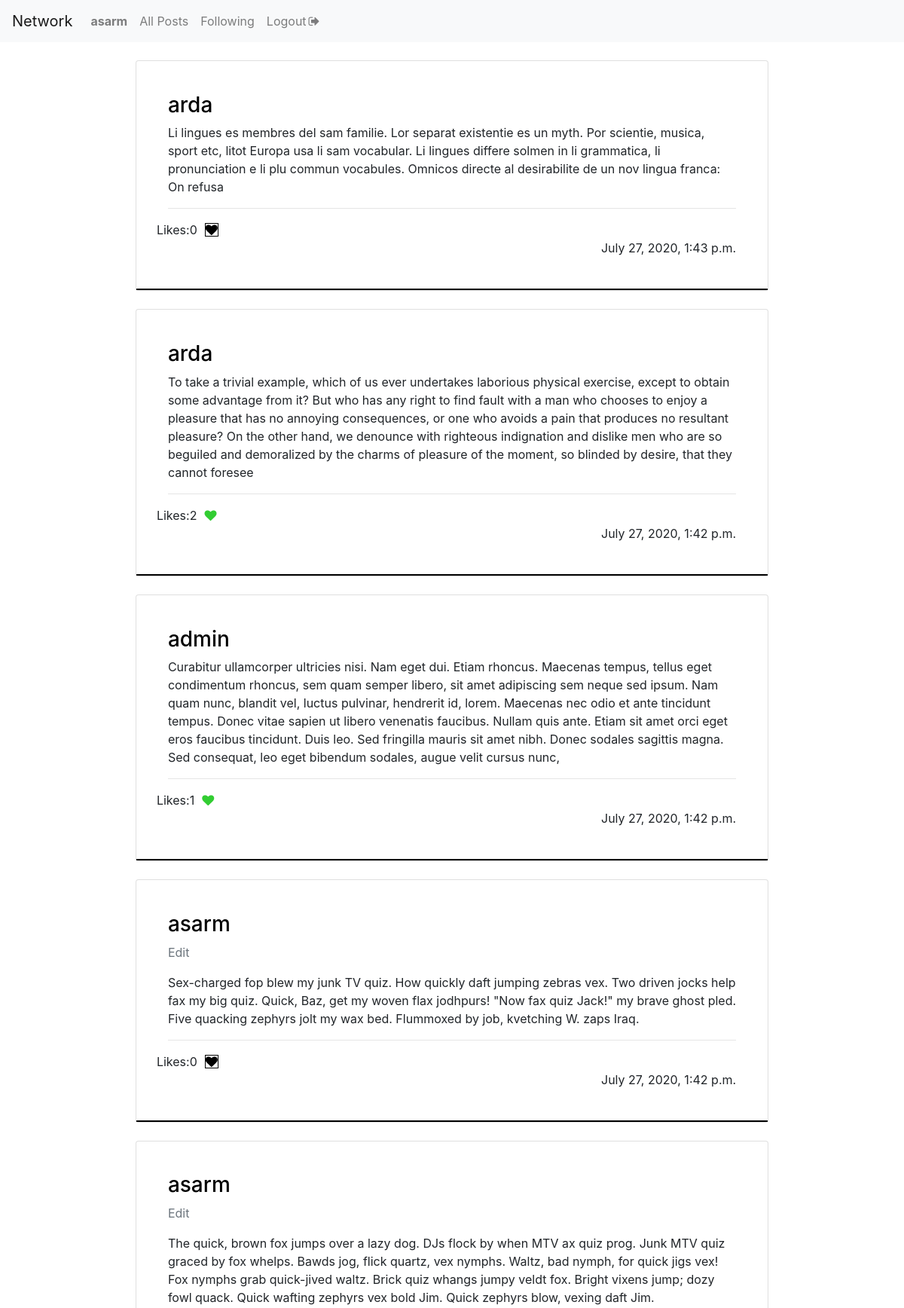
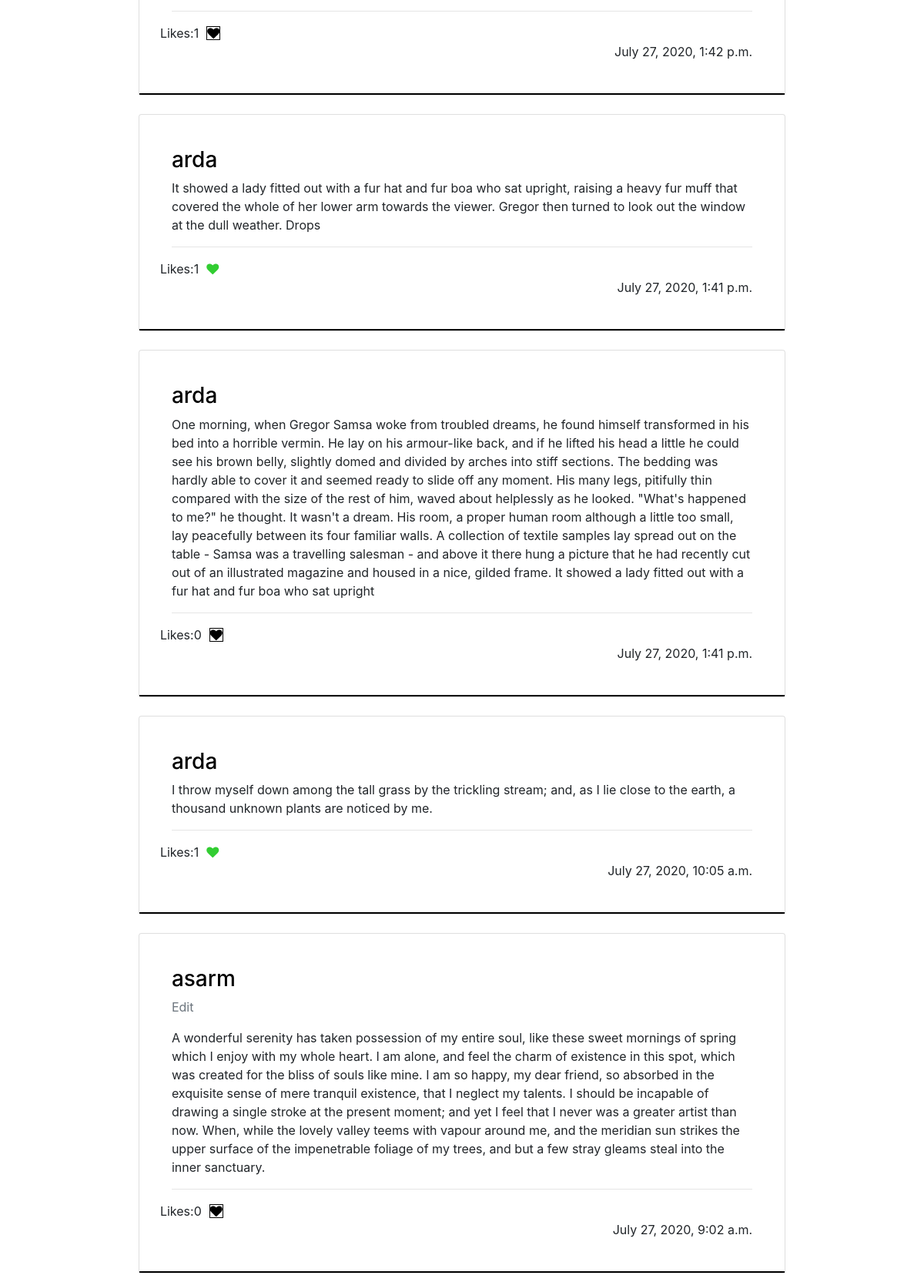
Screenshot of / (signed in, upper part) with the database file from the repository (2 pictures, top to bottom).
### network/models.py (models this page shows, shortened)
class User(AbstractUser):
    pass

class Post(models.Model):
    user = models.ForeignKey('User',on_delete=models.CASCADE,related_name='author')
    date = models.DateTimeField(auto_now_add=True)
    liked = models.ManyToManyField('User',blank=True,related_name='post_likes')
    content = models.CharField(max_length=300)

### network/views.py (the view, shortened to what this page needs)
# urls.py: path("", views.index, name="index"),
def index(request):
    if request.user.is_authenticated:
        posts = Post.objects.all().order_by('-date')
        current_user = request.user
        paginator = Paginator(posts,10)
        page_number = request.GET.get('page')
        page_obj = paginator.get_page(page_number)
        return render(request,"network/index.html",{'page_obj':page_obj,'posts':posts,'current_user':current_user})
    else:
        return HttpResponseRedirect("login")

### network/templates/network/index.html (shortened to what this page needs)
{% extends "network/layout.html" %}
{% load static %}
{% block body %}
    {% for post in page_obj %}
 <div class="card" style="margin: 0 auto;margin-top: 2%;width: 70%;margin-bottom: 2%;">
  <div class="card-body" style="border-bottom: 2px solid black;padding: 5%">
      <h3><a style="color: black" href="{% url 'profile' post.user.username %}">{{ post.user.username }}</a></h3>
      {% if post.user.username == current_user.username %}
          <a href="{% url 'editPost' post.pk %}"><p class="text-muted">Edit</p></a>
      {% endif %}
        {{post.content}}
      <hr>
  <div class="row">
        <div>Likes:<span id="liked{{post.id}}">{{post.liked.all.count}}</span></div>
      <br>
                          {% if request.user in post.liked.all %}
                              <a class="likebutton" href="#" data-catid="{{ post.id }}" id="{{post.id}}" data-total="{{post.liked.all.count}}"  data-value="Unlike" value="submit"><i class="fa fa-heart" id="heart{{post.id}}" style="color:limegreen;margin-left: 10px"></i></a>
                          {% else %}
                              <a class="likebutton" href="#" data-catid="{{ post.id }}" id="{{post.id}}" data-total="{{post.liked.all.count}}"  data-value="Like" value="submit"><i class="fa fa-heart" id="heart{{post.id}}" style="color:black;border: 1px solid;margin-left: 10px"></i></a>
                          {% endif %}
  </div>
        <div style="text-align: end;margin-left: 60%">{{ post.date }}</div>
  </div>
  </div>
</div>
    {% endfor %}
{% endblock %}

### network/templates/network/layout.html (shortened to what this page needs)
{% load static %}
<!DOCTYPE html>
<html lang="en">
    <head>
        <link rel="stylesheet" href="https://stackpath.bootstrapcdn.com/bootstrap/4.4.1/css/bootstrap.min.css">
        <link rel="stylesheet" href="https://cdnjs.cloudflare.com/ajax/libs/font-awesome/4.7.0/css/font-awesome.min.css">
        <link href="{% static 'network/styles.css' %}" rel="stylesheet">
    </head>
    <body>
        <nav class="navbar navbar-expand-lg navbar-light bg-light">
            <a class="navbar-brand" href="{% url 'index' %}">Network</a>
            <div>
              <ul class="navbar-nav mr-auto">
                {% if user.is_authenticated %}
                    <li class="nav-item">
                        <a class="nav-link" href="{% url 'profile' user.username %}"><strong>{{ user.username }}</strong></a>
                    </li>
                {% endif %}
                <li class="nav-item">
                  <a class="nav-link" href="{% url 'index' %}">All Posts</a>
                </li>
                {% if user.is_authenticated %}
                    <li class="nav-item">
                        <a class="nav-link" href="{% url 'followings' %}">Following</a>
                    </li>
                <li class="nav-item">
                     <a class="nav-link" title="Log Out" href="{% url 'logout' %}">Logout<i style="margin-left: 3px" class="fa fa-sign-out"></i></a>
                </li>
                {% endif %}
              </ul>
            </div>
          </nav>
        <div class="body">
            {% block body %}
            {% endblock %}
    </body>
        </html>

### rows the page displays
User: username "asarm"
Post: user.username "arda", content "Li lingues es membres del sam familie. Lor separat existentie es un myth. Por scientie, musica, sport etc, litot Europa usa li sam vocabular. Li lingues differe solmen in li grammatica, li pronunciation e li plu commun vocabules. Omnicos directe al desirabilite de un nov lingua franca: On refusa", liked.all.count "0", date "July 27, 2020, 1:43 p.m."
Post: user.username "arda", content "To take a trivial example, which of us ever undertakes laborious physical exercise, except to obtain some advantage from it? But who has any right to find fault with a man who chooses to enjoy a pleasure that has no annoying consequences, or one who avoids a pain that produces no resultant pleasure? On the other hand, we denounce with righteous indignation and dislike men who are so beguiled and demoralized by the charms of pleasure of the moment, so blinded by desire, that they cannot foresee", liked.all.count "2", date "July 27, 2020, 1:42 p.m."
Post: user.username "admin", content "Curabitur ullamcorper ultricies nisi. Nam eget dui. Etiam rhoncus. Maecenas tempus, tellus eget condimentum rhoncus, sem quam semper libero, sit amet adipiscing sem neque sed ipsum. Nam quam nunc, blandit vel, luctus pulvinar, hendrerit id, lorem. Maecenas nec odio et ante tincidunt tempus. Donec vitae sapien ut libero venenatis faucibus. Nullam quis ante. Etiam sit amet orci eget eros faucibus tincidunt. Duis leo. Sed fringilla mauris sit amet nibh. Donec sodales sagittis magna. Sed consequat, leo eget bibendum sodales, augue velit cursus nunc,", liked.all.count "1", date "July 27, 2020, 1:42 p.m."
Post: user.username "asarm", shows "Edit", content "Sex-charged fop blew my junk TV quiz. How quickly daft jumping zebras vex. Two driven jocks help fax my big quiz. Quick, Baz, get my woven flax jodhpurs! \"Now fax quiz Jack!\" my brave ghost pled. Five quacking zephyrs jolt my wax bed. Flummoxed by job, kvetching W. zaps Iraq.", liked.all.count "0", date "July 27, 2020, 1:42 p.m."
Post: user.username "asarm", shows "Edit", content "The quick, brown fox jumps over a lazy dog. DJs flock by when MTV ax quiz prog. Junk MTV quiz graced by fox whelps. Bawds jog, flick quartz, vex nymphs. Waltz, bad nymph, for quick jigs vex! Fox nymphs grab quick-jived waltz. Brick quiz whangs jumpy veldt fox. Bright vixens jump; dozy fowl quack. Quick wafting zephyrs vex bold Jim. Quick zephyrs blow, vexing daft Jim.", liked.all.count "1", date "July 27, 2020, 1:42 p.m."
Post: user.username "arda", content "It showed a lady fitted out with a fur hat and fur boa who sat upright, raising a heavy fur muff that covered the whole of her lower arm towards the viewer. Gregor then turned to look out the window at the dull weather. Drops", liked.all.count "1", date "July 27, 2020, 1:41 p.m."
Post: user.username "arda", content "One morning, when Gregor Samsa woke from troubled dreams, he found himself transformed in his bed into a horrible vermin. He lay on his armour-like back, and if he lifted his head a little he could see his brown belly, slightly domed and divided by arches into stiff sections. The bedding was hardly able to cover it and seemed ready to slide off any moment. His many legs, pitifully thin compared with the size of the rest of him, waved about helplessly as he looked. \"What's happened to me?\" he thought. It wasn't a dream. His room, a proper human room although a little too small, lay peacefully between its four familiar walls. A collection of textile samples lay spread out on the table - Samsa…", liked.all.count "0", date "July 27, 2020, 1:41 p.m."
Post: user.username "arda", content "I throw myself down among the tall grass by the trickling stream; and, as I lie close to the earth, a thousand unknown plants are noticed by me.", liked.all.count "1", date "July 27, 2020, 10:05 a.m."
Post: user.username "asarm", shows "Edit", content "A wonderful serenity has taken possession of my entire soul, like these sweet mornings of spring which I enjoy with my whole heart. I am alone, and feel the charm of existence in this spot, which was created for the bliss of souls like mine. I am so happy, my dear friend, so absorbed in the exquisite sense of mere tranquil existence, that I neglect my talents. I should be incapable of drawing a single stroke at the present moment; and yet I feel that I never was a greater artist than now. When, while the lovely valley teems with vapour around me, and the meridian sun strikes the upper surface of the impenetrable foliage of my trees, and but a few stray gleams steal into the inner sanctuary.", liked.all.count "0", date "July 27, 2020, 9:02 a.m."
